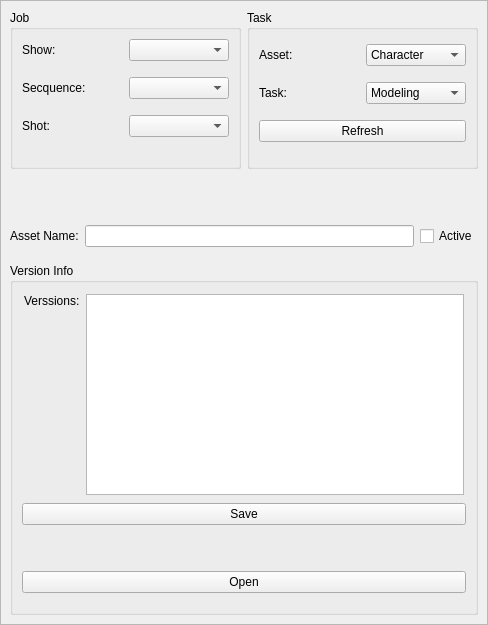
<?xml version="1.0" encoding="UTF-8"?>
<ui version="4.0">
 <class>Saver_Loader</class>
 <widget class="QWidget" name="Saver_Loader">
  <property name="geometry">
   <rect>
    <x>0</x>
    <y>0</y>
    <width>488</width>
    <height>625</height>
   </rect>
  </property>
  <property name="sizePolicy">
   <sizepolicy hsizetype="Fixed" vsizetype="Fixed">
    <horstretch>0</horstretch>
    <verstretch>0</verstretch>
   </sizepolicy>
  </property>
  <property name="windowTitle">
   <string>xO - Saver</string>
  </property>
  <layout class="QVBoxLayout" name="verticalLayout">
   <property name="spacing">
    <number>0</number>
   </property>
   <property name="leftMargin">
    <number>0</number>
   </property>
   <property name="topMargin">
    <number>0</number>
   </property>
   <property name="rightMargin">
    <number>0</number>
   </property>
   <property name="bottomMargin">
    <number>0</number>
   </property>
   <item>
    <widget class="QFrame" name="frame">
     <property name="frameShape">
      <enum>QFrame::StyledPanel</enum>
     </property>
     <property name="frameShadow">
      <enum>QFrame::Raised</enum>
     </property>
     <layout class="QVBoxLayout" name="verticalLayout_3">
      <item>
       <layout class="QVBoxLayout" name="verticalLayout_2">
        <item>
         <layout class="QHBoxLayout" name="horizontalLayout">
          <property name="bottomMargin">
           <number>50</number>
          </property>
          <item>
           <widget class="QGroupBox" name="job_grp">
            <property name="title">
             <string>Job</string>
            </property>
            <layout class="QVBoxLayout" name="verticalLayout_8">
             <item>
              <layout class="QVBoxLayout" name="verticalLayout_7">
               <property name="bottomMargin">
                <number>10</number>
               </property>
               <item>
                <layout class="QHBoxLayout" name="horizontalLayout_5">
                 <property name="bottomMargin">
                  <number>10</number>
                 </property>
                 <item>
                  <widget class="QLabel" name="show_lbl">
                   <property name="text">
                    <string>Show:</string>
                   </property>
                  </widget>
                 </item>
                 <item>
                  <widget class="QComboBox" name="cbb_show"/>
                 </item>
                </layout>
               </item>
               <item>
                <layout class="QHBoxLayout" name="horizontalLayout_10">
                 <property name="bottomMargin">
                  <number>10</number>
                 </property>
                 <item>
                  <widget class="QLabel" name="seq_lbl">
                   <property name="text">
                    <string>Secquence:</string>
                   </property>
                  </widget>
                 </item>
                 <item>
                  <widget class="QComboBox" name="cbb_sequence"/>
                 </item>
                </layout>
               </item>
               <item>
                <layout class="QHBoxLayout" name="horizontalLayout_6">
                 <property name="bottomMargin">
                  <number>10</number>
                 </property>
                 <item>
                  <widget class="QLabel" name="label_2">
                   <property name="text">
                    <string>Shot:</string>
                   </property>
                  </widget>
                 </item>
                 <item>
                  <widget class="QComboBox" name="cbb_shot"/>
                 </item>
                </layout>
               </item>
              </layout>
             </item>
            </layout>
           </widget>
          </item>
          <item>
           <widget class="QGroupBox" name="task_grp">
            <property name="title">
             <string>Task</string>
            </property>
            <layout class="QVBoxLayout" name="verticalLayout_10">
             <item>
              <layout class="QVBoxLayout" name="verticalLayout_9">
               <property name="bottomMargin">
                <number>10</number>
               </property>
               <item>
                <layout class="QHBoxLayout" name="horizontalLayout_7">
                 <property name="bottomMargin">
                  <number>10</number>
                 </property>
                 <item>
                  <widget class="QLabel" name="dep_lbl">
                   <property name="text">
                    <string>Asset:</string>
                   </property>
                  </widget>
                 </item>
                 <item>
                  <widget class="QComboBox" name="cbb_asset">
                   <item>
                    <property name="text">
                     <string>Character</string>
                    </property>
                   </item>
                   <item>
                    <property name="text">
                     <string>Environment</string>
                    </property>
                   </item>
                   <item>
                    <property name="text">
                     <string>Prop</string>
                    </property>
                   </item>
                  </widget>
                 </item>
                </layout>
               </item>
               <item>
                <layout class="QHBoxLayout" name="horizontalLayout_9">
                 <property name="bottomMargin">
                  <number>10</number>
                 </property>
                 <item>
                  <widget class="QLabel" name="task_lbl">
                   <property name="text">
                    <string>Task:</string>
                   </property>
                  </widget>
                 </item>
                 <item>
                  <widget class="QComboBox" name="cbb_task">
                   <item>
                    <property name="text">
                     <string>Modeling</string>
                    </property>
                   </item>
                   <item>
                    <property name="text">
                     <string>Rigging</string>
                    </property>
                   </item>
                   <item>
                    <property name="text">
                     <string>LookDev</string>
                    </property>
                   </item>
                   <item>
                    <property name="text">
                     <string>Shading</string>
                    </property>
                   </item>
                   <item>
                    <property name="text">
                     <string>Compositing</string>
                    </property>
                   </item>
                   <item>
                    <property name="text">
                     <string>Prep</string>
                    </property>
                   </item>
                   <item>
                    <property name="text">
                     <string>Layout</string>
                    </property>
                   </item>
                   <item>
                    <property name="text">
                     <string>Lighting</string>
                    </property>
                   </item>
                   <item>
                    <property name="text">
                     <string>Tracking</string>
                    </property>
                   </item>
                   <item>
                    <property name="text">
                     <string>FX</string>
                    </property>
                   </item>
                  </widget>
                 </item>
                </layout>
               </item>
               <item>
                <widget class="QPushButton" name="btn_refresh">
                 <property name="text">
                  <string>Refresh</string>
                 </property>
                </widget>
               </item>
              </layout>
             </item>
            </layout>
           </widget>
          </item>
         </layout>
        </item>
        <item>
         <layout class="QHBoxLayout" name="horizontalLayout_8">
          <property name="bottomMargin">
           <number>10</number>
          </property>
          <item>
           <widget class="QLabel" name="label_3">
            <property name="text">
             <string>Asset Name:</string>
            </property>
           </widget>
          </item>
          <item>
           <widget class="QLineEdit" name="line_assetname"/>
          </item>
          <item>
           <widget class="QCheckBox" name="cb_active">
            <property name="text">
             <string>Active</string>
            </property>
           </widget>
          </item>
         </layout>
        </item>
        <item>
         <layout class="QVBoxLayout" name="verticalLayout_4">
          <item>
           <widget class="QGroupBox" name="version_grp">
            <property name="title">
             <string>Version Info</string>
            </property>
            <layout class="QVBoxLayout" name="verticalLayout_6">
             <item>
              <layout class="QVBoxLayout" name="verticalLayout_5">
               <property name="bottomMargin">
                <number>10</number>
               </property>
               <item>
                <layout class="QHBoxLayout" name="horizontalLayout_2">
                 <property name="leftMargin">
                  <number>2</number>
                 </property>
                 <property name="topMargin">
                  <number>2</number>
                 </property>
                 <property name="rightMargin">
                  <number>2</number>
                 </property>
                 <property name="bottomMargin">
                  <number>2</number>
                 </property>
                 <item alignment="Qt::AlignTop">
                  <widget class="QLabel" name="label">
                   <property name="text">
                    <string>Verssions:</string>
                   </property>
                  </widget>
                 </item>
                 <item>
                  <widget class="QListView" name="list_scripts_versions"/>
                 </item>
                </layout>
               </item>
               <item>
                <widget class="QPushButton" name="btn_save">
                 <property name="text">
                  <string>Save</string>
                 </property>
                </widget>
               </item>
               <item>
                <layout class="QHBoxLayout" name="horizontalLayout_4">
                 <property name="bottomMargin">
                  <number>10</number>
                 </property>
                </layout>
               </item>
               <item>
                <layout class="QHBoxLayout" name="horizontalLayout_3">
                 <property name="bottomMargin">
                  <number>10</number>
                 </property>
                 <item>
                  <widget class="QLabel" name="lbl_user">
                   <property name="text">
                    <string/>
                   </property>
                  </widget>
                 </item>
                 <item>
                  <widget class="QLabel" name="lbl_user_info">
                   <property name="text">
                    <string/>
                   </property>
                  </widget>
                 </item>
                </layout>
               </item>
               <item>
                <widget class="QPushButton" name="btn_open">
                 <property name="text">
                  <string>Open</string>
                 </property>
                </widget>
               </item>
              </layout>
             </item>
            </layout>
           </widget>
          </item>
         </layout>
        </item>
       </layout>
      </item>
     </layout>
    </widget>
   </item>
  </layout>
 </widget>
 <resources/>
 <connections/>
</ui>
